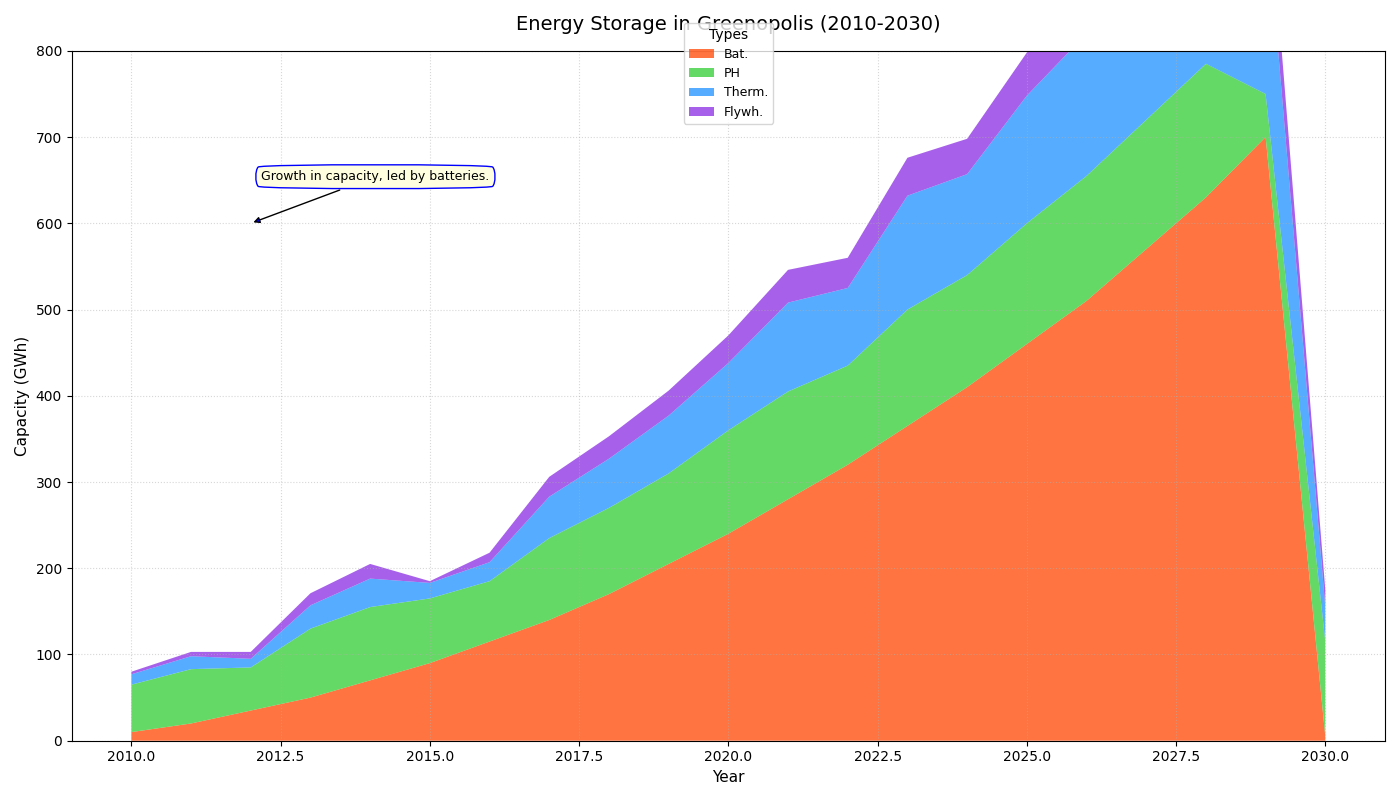

Python code for this plot:
import matplotlib.pyplot as plt
import numpy as np

years = np.arange(2010, 2031)

batteries_altered = np.array([10, 20, 35, 50, 70, 90, 115, 140, 170, 205, 240, 280, 320, 365, 410, 460, 510, 570, 630, 700, 5])
pumped_hydro_altered = np.array([55, 63, 50, 80, 85, 75, 70, 95, 100, 105, 120, 125, 115, 135, 130, 140, 145, 150, 155, 50, 110])
thermal_storage_altered = np.array([12, 15, 10, 27, 33, 18, 22, 48, 57, 67, 78, 103, 90, 132, 117, 148, 165, 183, 202, 222, 40])
flywheels_altered = np.array([3, 5, 8, 14, 17, 2, 11, 23, 26, 29, 32, 38, 35, 44, 41, 50, 47, 53, 56, 59, 20])

storage_data = np.vstack((batteries_altered, pumped_hydro_altered, thermal_storage_altered, flywheels_altered))

fig, ax1 = plt.subplots(figsize=(14, 8))

colors = ['#FF4500', '#32CD32', '#1E90FF', '#8A2BE2']  # Random colors
ax1.stackplot(years, storage_data, labels=['Bat.', 'PH', 'Therm.', 'Flywh.'], 
              colors=colors, alpha=0.75)

ax1.set_title('Energy Storage in Greenopolis (2010-2030)', fontsize=14, fontweight='normal', pad=15)
ax1.set_xlabel('Year', fontsize=11)
ax1.set_ylabel('Capacity (GWh)', fontsize=11)

ax1.legend(loc='upper center', fontsize=9, bbox_to_anchor=(0.5, 1.05), title='Types')

ax1.grid(True, linestyle=':', alpha=0.5)

ax1.set_ylim(0, 800)

summary_text = "Growth in capacity, led by batteries."
ax1.annotate(summary_text, xy=(2012, 600), xytext=(2016, 650),
             bbox=dict(boxstyle="round4,pad=0.5", edgecolor='blue', facecolor='lightyellow'),
             arrowprops=dict(facecolor='blue', arrowstyle='-|>'),
             fontsize=9, ha='right')

plt.tight_layout()

plt.show()
